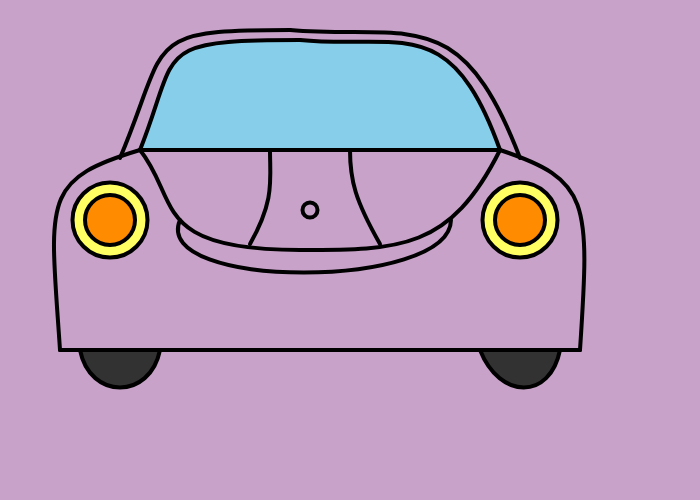
Frame 1 (no input)
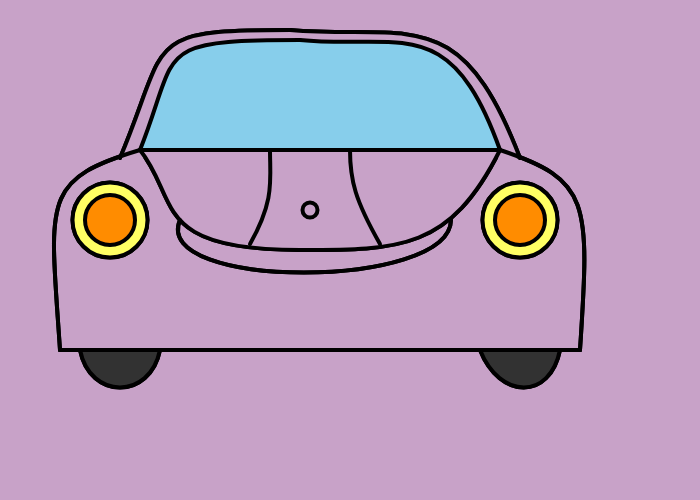
Frame 2 (the mouse pressed at the canvas centre, redrawn once)

The p5.js sketch that drew these frames (run headless with seeded random() and noise() and a simulated clock; the mouse was pressed at the canvas centre and the sketch redrawn once):

// p5.js sketch
// ── sketch.js
//Act 1: Car
function setup() {
  createCanvas(700, 500);
  background(200, 162, 200);
  noLoop();
}

function draw() {
  // Drawing fake Background to color the car
  noStroke();

  // Fake car body color
  fill(200, 162, 200); // purple color
  beginShape();
  vertex(140,150);
  bezierVertex(180,200,150,250,300,250);
  bezierVertex(400,250,450,250,500,150);
  endShape(CLOSE);

  // Fake roof color
  fill(200, 162, 200);
  beginShape();
  vertex(120,158);
  bezierVertex(170,40,140,30,290,30);
  bezierVertex(410,40,460,1,520,158);
  endShape(CLOSE);

  // Fake window color
  fill(135, 206, 235); // light blue
  beginShape();
  vertex(140,150);
  bezierVertex(180,50,150,40,300,40);
  bezierVertex(400,50,450,10,500,150);
  endShape(CLOSE);

  // Fake lights
  fill(255, 255, 100); // outer lights
  ellipse(110, 220, 75, 75);
  ellipse(520, 220, 75, 75);
  fill(255, 140, 0); // inner lights
  ellipse(110, 220, 50, 50);
  ellipse(520, 220, 50, 50);

  // Fake wheels
  fill(50);
  beginShape();
  vertex(80,350);
  bezierVertex(90,400,150,400,160,350);
  endShape(CLOSE);
  beginShape();
  vertex(560,350);
  bezierVertex(550,400,500,400,480,350);
  endShape(CLOSE);

  //Car Outline (strokes)
  noFill();
  stroke(0);
  strokeWeight(4);

  // Front line
  line(140,150,500,150);

  // Front window
  beginShape();
  vertex(140,150);
  bezierVertex(180,50,150,40,300,40);
  endShape();
  beginShape();
  vertex(300,40);
  bezierVertex(400,50,450,10,500,150);
  endShape();

  // Roof
  beginShape();
  vertex(120,158);
  bezierVertex(170,40,140,30,290,30);
  endShape();
  beginShape();
  vertex(290,30);
  bezierVertex(410,40,460,1,520,158);
  endShape();

  // Engine front
  beginShape();
  vertex(140,150);
  bezierVertex(180,200,150,250,300,250);
  endShape();
  beginShape();
  vertex(300,250);
  bezierVertex(400,250,450,250,500,150);
  endShape();

  // Internal engine lines
  beginShape();
  vertex(270,150);
  bezierVertex(270,180,275,200,250,244);
  endShape();
  beginShape();
  vertex(350,150);
  bezierVertex(350,180,355,200,380,244);
  endShape();
  ellipse(310,210,15,15); // circle between engine lines

  // Bottom curve
  beginShape();
  vertex(180,220);
  bezierVertex(150,290,450,290,451,220);
  endShape();

  // Side car body outlines
  beginShape();
  vertex(140,150);
  bezierVertex(40,180,50,200,60,350);
  endShape();
  beginShape();
  vertex(500,150);
  bezierVertex(590,180,590,200,580,350);
  endShape();

  // Bottom base line
  line(60,350,580,350);

  // Wheel outlines
  beginShape();
  vertex(80,350);
  bezierVertex(90,400,150,400,160,350);
  endShape();
  beginShape();
  vertex(560,350);
  bezierVertex(550,400,500,400,480,350);
  endShape();

  // Light outlines
  ellipse(110,220,75,75);
  ellipse(520,220,75,75);
  ellipse(110,220,50,50);
  ellipse(520,220,50,50);
}
